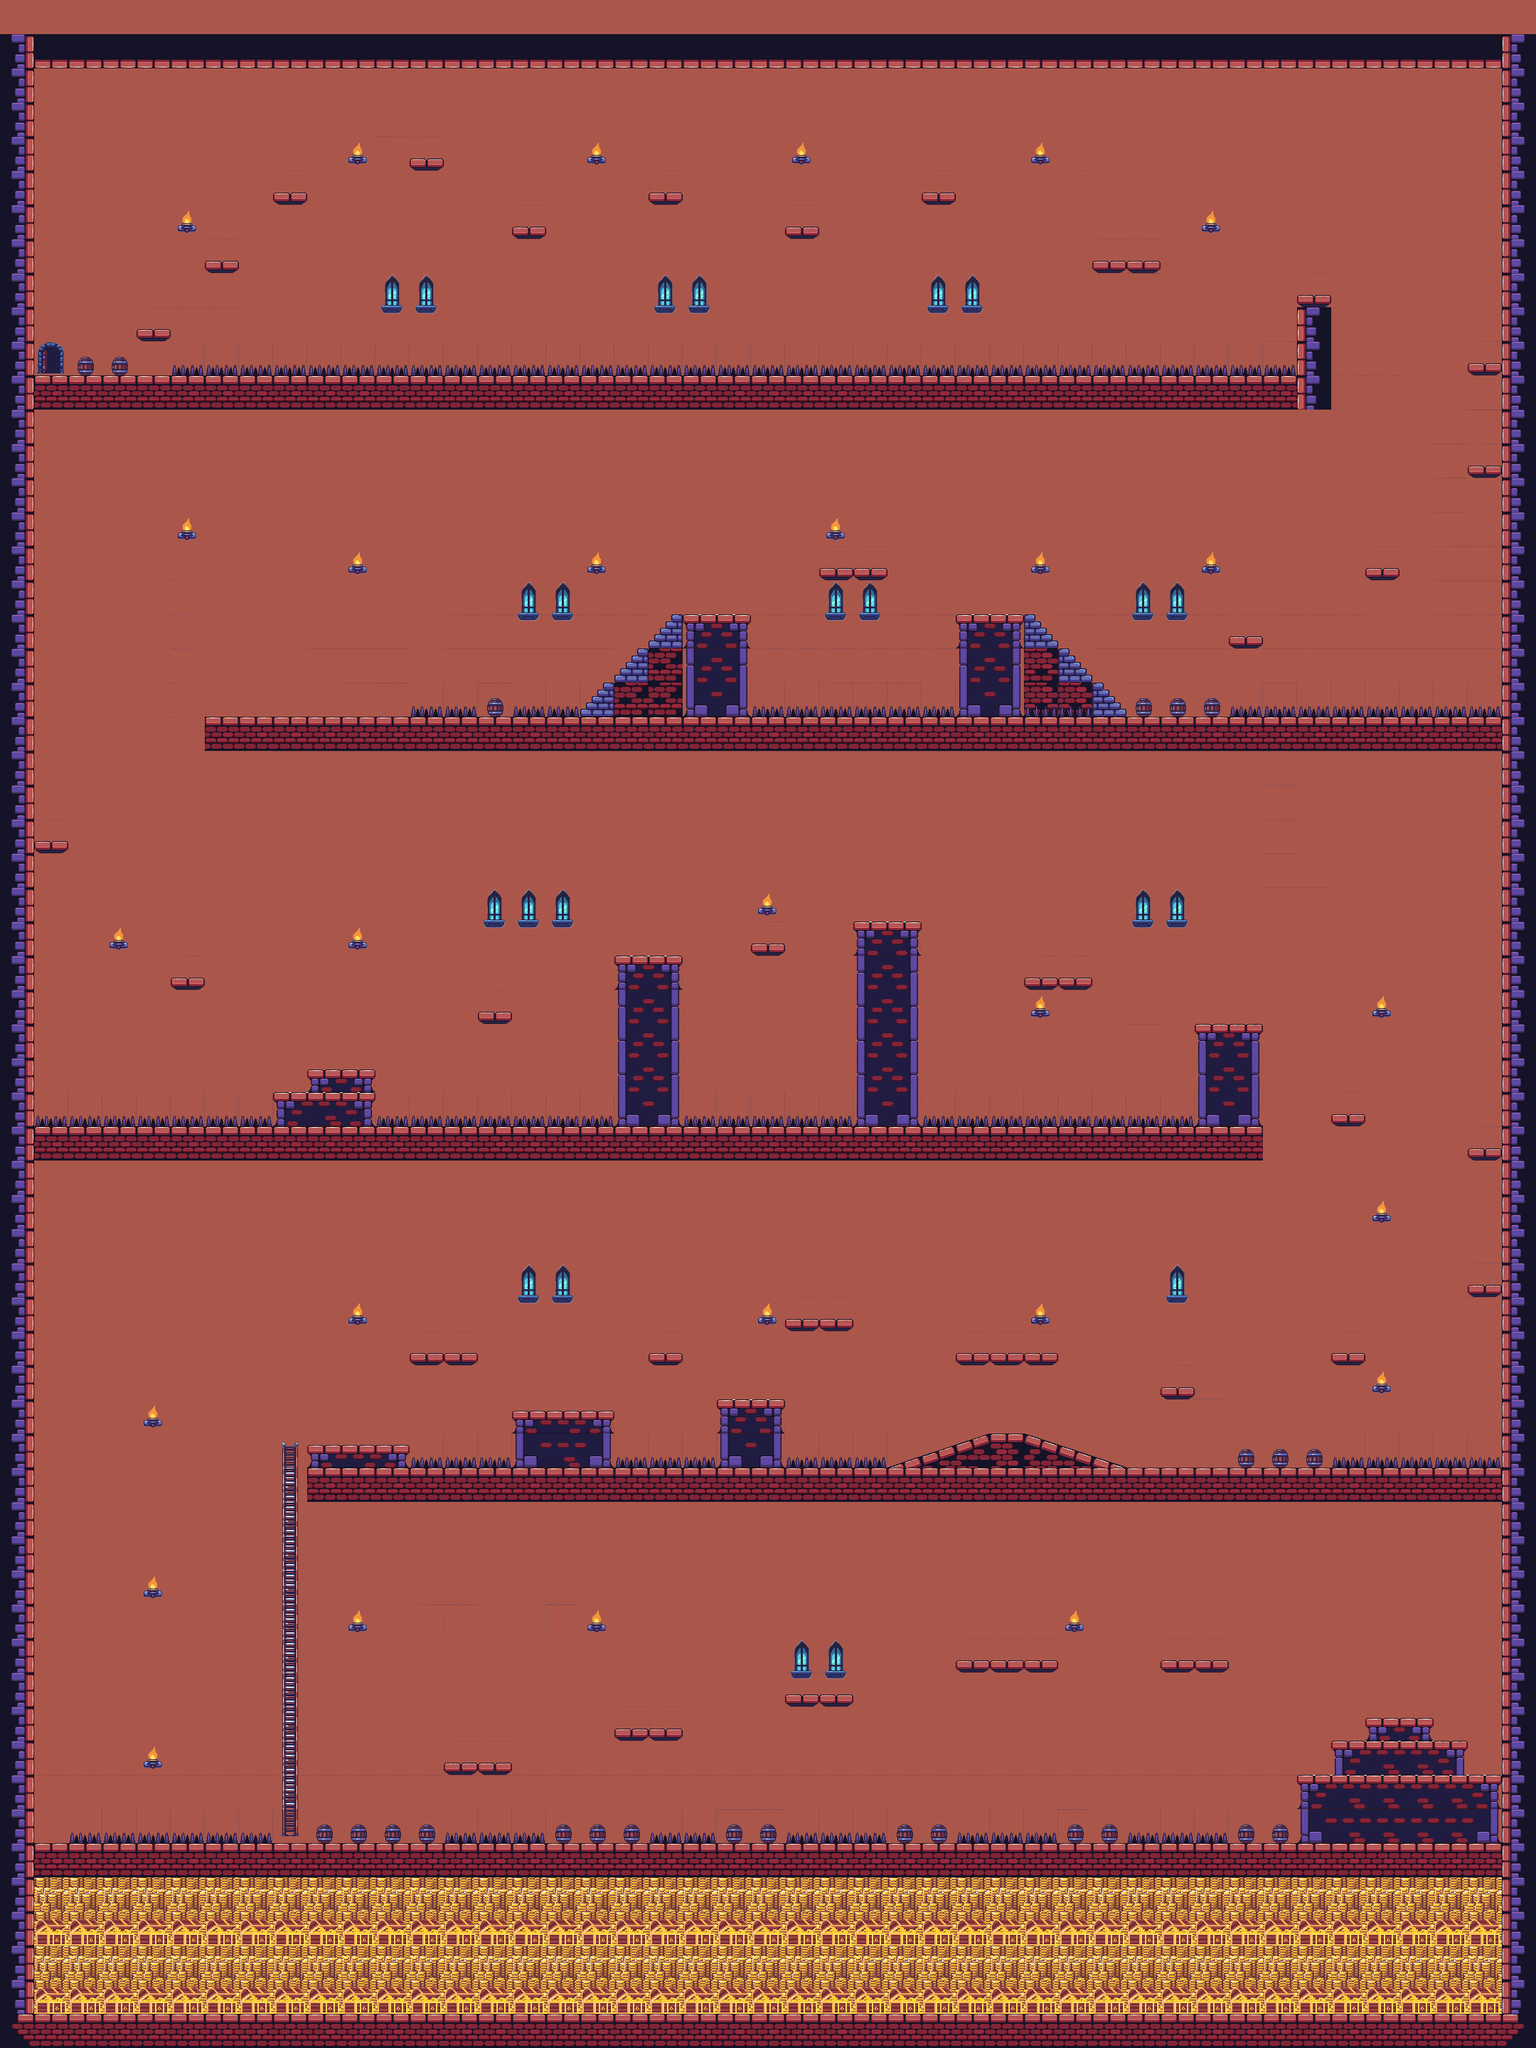

The image is a tile-based game level rendered from a .tmx file. Its description and source (layers, tilesets, objects; grid data summarised) follow:
An orthogonal 45x60 tile map with 48x48 px tiles, 10 tile layers (fundo, moedas, blocklayer, paredes, ...) and 27 objects.

<map version="1.10" tiledversion="1.10.1" orientation="orthogonal" renderorder="right-down" width="45" height="60" tilewidth="48" tileheight="48" infinite="0" nextlayerid="11" nextobjectid="1">
 <editorsettings>
  <export target="map2.json" format="json" />
 </editorsettings>
 <tileset firstgid="1" name="tileset" tilewidth="48" tileheight="48" tilecount="546" columns="39">
  <image source="tileset.png" width="1872" height="672" />
  <tile id="1">
   <properties>
    <property name="collides" type="bool" value="true" />
   </properties>
   <objectgroup draworder="index" id="2">
    <object id="1" x="19.9118" y="22.0275">
     <polygon points="0,0 -6,6 -7,10 -7,18 -6,22 -2,26 11,26 15,22 16,18 16,10 15,6 9,0" />
    </object>
   </objectgroup>
  </tile>
  <tile id="93">
   <properties>
    <property name="collides" type="bool" value="false" />
   </properties>
   <objectgroup draworder="index" id="2">
    <object id="1" x="0" y="0.124449">
     <polygon points="0,0 48.0373,0 48.1618,47.9129 0,48.0373" />
    </object>
   </objectgroup>
  </tile>
  <tile id="116">
   <properties>
    <property name="collides" type="bool" value="true" />
   </properties>
   <objectgroup draworder="index" id="2">
    <object id="1" x="-3.55271e-15" y="47.9129">
     <properties>
      <property name="collides" type="bool" value="true" />
     </properties>
     <polygon points="0,0 48,0 48,-17" />
    </object>
   </objectgroup>
  </tile>
  <tile id="156">
   <properties>
    <property name="collides" type="bool" value="true" />
   </properties>
   <objectgroup draworder="index" id="2">
    <object id="1" x="-0.124449" y="48.0373">
     <polygon points="0,0 48,0 48,-33 0,-13" />
    </object>
   </objectgroup>
  </tile>
  <tile id="157">
   <properties>
    <property name="collides" type="bool" value="true" />
   </properties>
   <objectgroup draworder="index" id="2">
    <!-- 23 objects omitted --></objectgroup>
  </tile>
  <tile id="158">
   <properties>
    <property name="collides" type="bool" value="true" />
   </properties>
   <objectgroup draworder="index" id="2">
    <!-- 22 objects omitted --></objectgroup>
  </tile>
  <tile id="159">
   <properties>
    <property name="collides" type="bool" value="true" />
   </properties>
   <objectgroup draworder="index" id="2">
    <!-- 21 objects omitted --></objectgroup>
  </tile>
  <tile id="160">
   <properties>
    <property name="collides" type="bool" value="true" />
   </properties>
   <objectgroup draworder="index" id="2">
    <!-- 20 objects omitted --></objectgroup>
  </tile>
  <tile id="161">
   <properties>
    <property name="collides" type="bool" value="true" />
   </properties>
   <objectgroup draworder="index" id="2">
    <!-- 19 objects omitted --></objectgroup>
  </tile>
  <tile id="171">
   <properties>
    <property name="collides" type="bool" value="true" />
   </properties>
   <objectgroup draworder="index" id="2">
    <!-- 18 objects omitted --></objectgroup>
  </tile>
  <tile id="265">
   <properties>
    <property name="collides" type="bool" value="true" />
   </properties>
   <objectgroup draworder="index" id="2">
    <!-- 17 objects omitted --></objectgroup>
  </tile>
  <tile id="266">
   <properties>
    <property name="collides" type="bool" value="true" />
   </properties>
   <objectgroup draworder="index" id="2">
    <!-- 16 objects omitted --></objectgroup>
  </tile>
  <tile id="267">
   <properties>
    <property name="collides" type="bool" value="true" />
   </properties>
   <objectgroup draworder="index" id="2">
    <!-- 15 objects omitted --></objectgroup>
  </tile>
  <tile id="312">
   <properties>
    <property name="collides" type="bool" value="true" />
   </properties>
   <objectgroup draworder="index" id="2">
    <!-- 14 objects omitted --></objectgroup>
  </tile>
  <tile id="313">
   <properties>
    <property name="collides" type="bool" value="true" />
   </properties>
   <objectgroup draworder="index" id="2">
    <!-- 13 objects omitted --></objectgroup>
  </tile>
  <tile id="316">
   <properties>
    <property name="collides" type="bool" value="true" />
   </properties>
   <objectgroup draworder="index" id="2">
    <!-- 12 objects omitted --></objectgroup>
  </tile>
  <tile id="321">
   <properties>
    <property name="collides" type="bool" value="false" />
   </properties>
   <objectgroup draworder="index" id="2">
    <!-- 11 objects omitted --></objectgroup>
  </tile>
  <tile id="323">
   <properties>
    <property name="collides" type="bool" value="false" />
   </properties>
   <objectgroup draworder="index" id="2">
    <!-- 10 objects omitted --></objectgroup>
  </tile>
  <tile id="324">
   <properties>
    <property name="collides" type="bool" value="true" />
   </properties>
   <objectgroup draworder="index" id="2">
    <!-- 9 objects omitted --></objectgroup>
  </tile>
  <tile id="325">
   <properties>
    <property name="collides" type="bool" value="true" />
   </properties>
   <objectgroup draworder="index" id="2">
    <!-- 8 objects omitted --></objectgroup>
  </tile>
  <tile id="326">
   <properties>
    <property name="collides" type="bool" value="true" />
   </properties>
   <objectgroup draworder="index" id="2">
    <!-- 7 objects omitted --></objectgroup>
  </tile>
  <tile id="327">
   <properties>
    <property name="collides" type="bool" value="true" />
   </properties>
   <objectgroup draworder="index" id="2">
    <!-- 6 objects omitted --></objectgroup>
  </tile>
  <tile id="338">
   <properties>
    <property name="collides" type="bool" value="false" />
   </properties>
   <objectgroup draworder="index" id="2">
    <!-- 5 objects omitted --></objectgroup>
  </tile>
  <tile id="340">
   <properties>
    <property name="collides" type="bool" value="false" />
   </properties>
   <objectgroup draworder="index" id="2">
    <!-- 4 objects omitted --></objectgroup>
  </tile>
  <tile id="341">
   <properties>
    <property name="collides" type="bool" value="true" />
   </properties>
   <objectgroup draworder="index" id="2">
    <!-- 3 objects omitted --></objectgroup>
  </tile>
  <tile id="342">
   <properties>
    <property name="collides" type="bool" value="true" />
   </properties>
   <objectgroup draworder="index" id="2">
    <!-- 2 objects omitted --></objectgroup>
  </tile>
  <tile id="343">
   <properties>
    <property name="collides" type="bool" value="true" />
   </properties>
   <objectgroup draworder="index" id="2">
    <!-- 1 objects omitted --></objectgroup>
  </tile>
 </tileset>
 <layer id="6" name="fundo" width="45" height="60" locked="1">
  <data>[2700 cells, 2700 non-empty, 1 distinct tile ids]</data>
 </layer>
 <layer id="8" name="moedas" width="45" height="60" locked="1">
  <data>[2700 cells, 172 non-empty, 1 distinct tile ids]</data>
 </layer>
 <layer id="1" name="blocklayer" width="45" height="60">
  <data>[2700 cells, 893 non-empty, 50 distinct tile ids]</data>
 </layer>
 <layer id="10" name="paredes" width="45" height="60" locked="1">
  <data>[2700 cells, 116 non-empty, 2 distinct tile ids]</data>
 </layer>
 <layer id="9" name="bloco_removivel" width="45" height="60" locked="1">
  <data>[2700 cells, 1 non-empty, 1 distinct tile ids]</data>
 </layer>
 <layer id="7" name="baus" width="45" height="60" locked="1">
  <data>[2700 cells, 129 non-empty, 2 distinct tile ids]</data>
 </layer>
 <layer id="2" name="armadilhas" width="45" height="60">
  <data>[2700 cells, 139 non-empty, 5 distinct tile ids]</data>
 </layer>
 <layer id="3" name="escadas" width="45" height="60" locked="1">
  <data>[2700 cells, 12 non-empty, 3 distinct tile ids]</data>
 </layer>
 <layer id="4" name="barris" width="45" height="60" locked="1">
  <data>[2700 cells, 25 non-empty, 2 distinct tile ids]</data>
 </layer>
 <layer id="5" name="objetos" width="45" height="60" locked="1">
  <data>[2700 cells, 97 non-empty, 8 distinct tile ids]</data>
 </layer>
</map>
<!-- 23 of 27 objects omitted -->